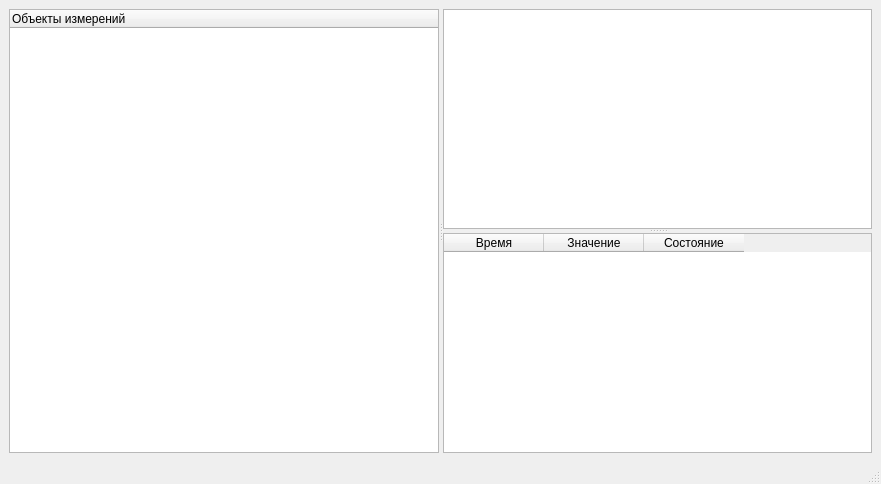
<?xml version="1.0" encoding="UTF-8"?>
<ui version="4.0">
 <class>MainWindow</class>
 <widget class="QMainWindow" name="MainWindow">
  <property name="geometry">
   <rect>
    <x>0</x>
    <y>0</y>
    <width>881</width>
    <height>484</height>
   </rect>
  </property>
  <property name="windowTitle">
   <string>MainWindow</string>
  </property>
  <widget class="QWidget" name="centralwidget">
   <layout class="QVBoxLayout" name="verticalLayout">
    <item>
     <widget class="QSplitter" name="splitter_4">
      <property name="orientation">
       <enum>Qt::Horizontal</enum>
      </property>
      <widget class="QTreeWidget" name="objects_view">
       <column>
        <property name="text">
         <string>Объекты измерений</string>
        </property>
       </column>
      </widget>
      <widget class="QSplitter" name="splitter_3">
       <property name="orientation">
        <enum>Qt::Vertical</enum>
       </property>
       <widget class="PlotWidget" name="chart_view"/>
       <widget class="QTableWidget" name="table_view">
        <property name="columnCount">
         <number>3</number>
        </property>
        <column>
         <property name="text">
          <string>Время</string>
         </property>
        </column>
        <column>
         <property name="text">
          <string>Значение</string>
         </property>
        </column>
        <column>
         <property name="text">
          <string>Состояние</string>
         </property>
        </column>
       </widget>
      </widget>
     </widget>
    </item>
   </layout>
  </widget>
  <widget class="QStatusBar" name="statusBar"/>
 </widget>
 <customwidgets>
  <customwidget>
   <class>PlotWidget</class>
   <extends>QGraphicsView</extends>
   <header>pyqtgraph</header>
  </customwidget>
 </customwidgets>
 <resources/>
 <connections/>
</ui>
